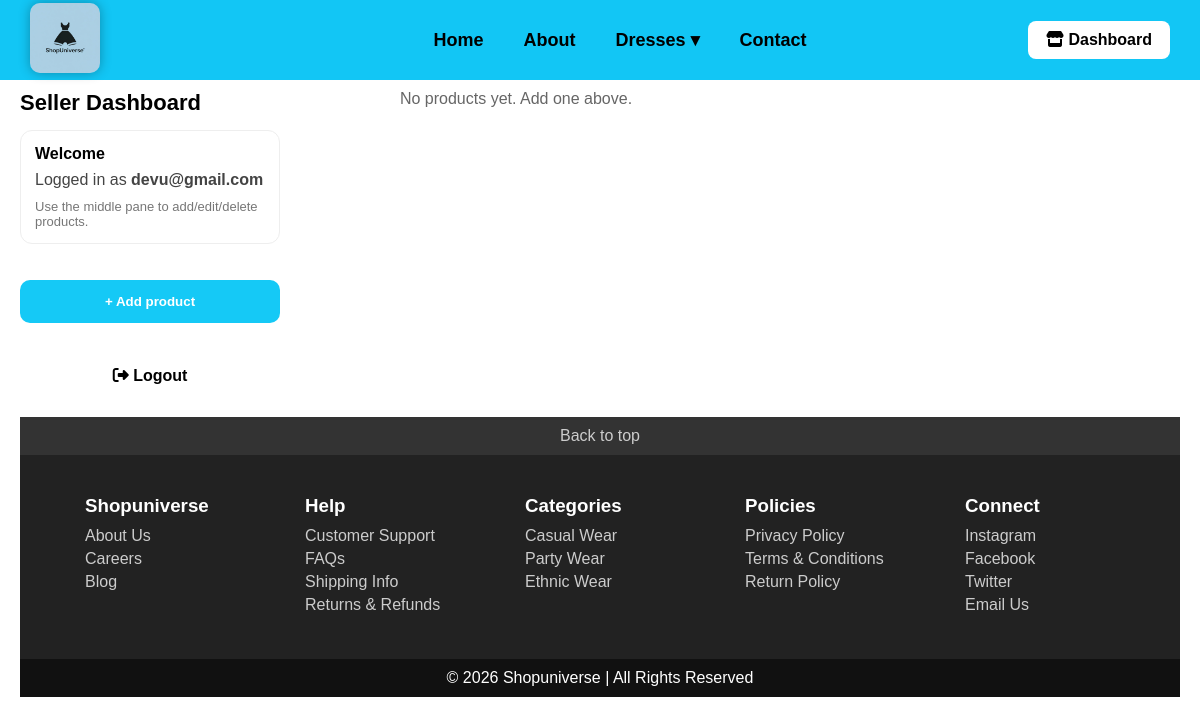
The app's page /seller/dashboard (signed in), older data.
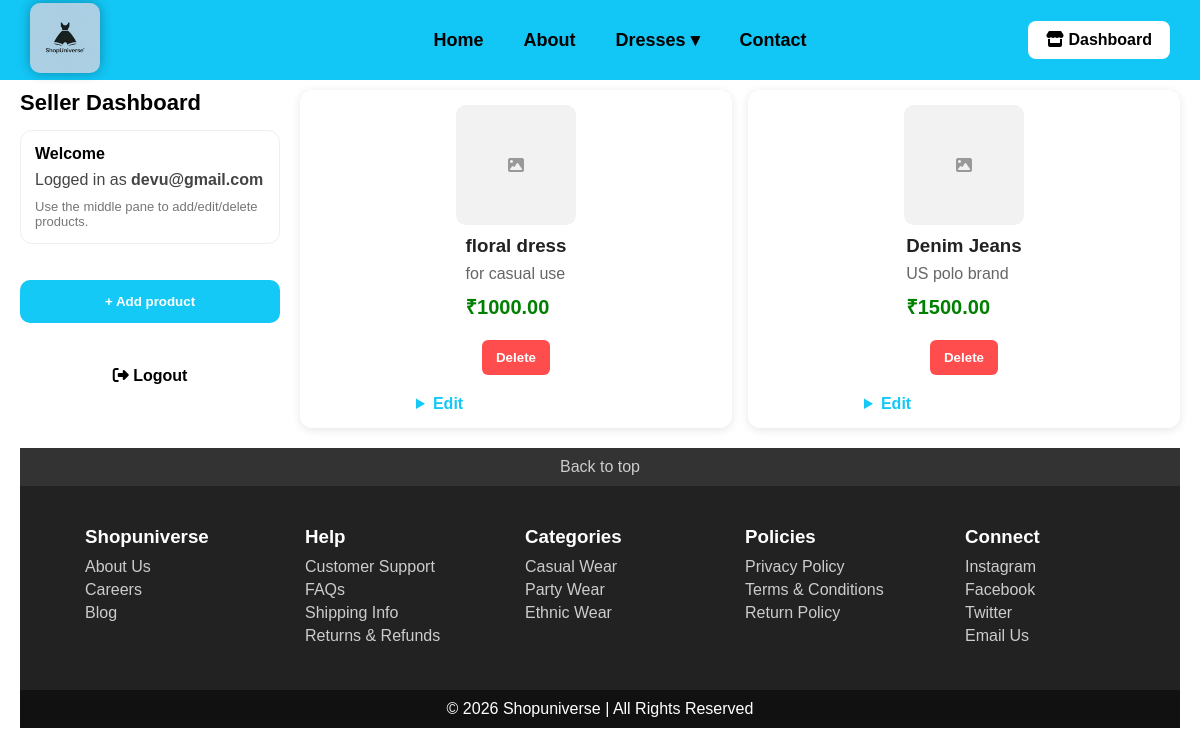
The same page, newer data.
### tables this page shows
CREATE TABLE products (
                id INTEGER PRIMARY KEY AUTOINCREMENT,
                seller_id INTEGER NOT NULL,
                name TEXT NOT NULL,
                price REAL NOT NULL DEFAULT 0,
                image_url TEXT,
                created_at TEXT NOT NULL, description TEXT,
                FOREIGN KEY (seller_id) REFERENCES sellers(id) ON DELETE CASCADE ON UPDATE CASCADE
            );

### app.py (the view)
@app.route("/seller/dashboard")
def seller_dashboard():
    if not seller_login_required():
        flash("Please login to access seller dashboard.", "seller_error")
        return redirect(url_for("seller_login"))
    conn = get_db_connection()
    try:
        products = conn.execute(
            """
            SELECT id, name, price, description, image_url, category, created_at
            FROM products
            WHERE seller_id = ?
            ORDER BY datetime(created_at) DESC, id DESC
            """,
            (session.get("seller_id"),),
        ).fetchall()
    finally:
        conn.close()
    return render_template(
        "seller_dashboard.html",
        seller_email=session.get("seller_email"),
        products=products,
    )

### app.py (called while the page is built)
def get_db_connection():
    conn = sqlite3.connect(DB_PATH)
    conn.row_factory = sqlite3.Row
    conn.execute("PRAGMA foreign_keys = ON")
    return conn

def seller_login_required():
    return session.get("seller_id") is not None

### templates/seller_dashboard.html (shortened to what the changed rows need)
<!DOCTYPE html>
<html>
<head>
    <link rel="stylesheet" href="{{ url_for('static', filename='style.css') }}">
    <link rel="stylesheet"
    href="https://cdnjs.cloudflare.com/ajax/libs/font-awesome/6.5.0/css/all.min.css">
</head>
<body>
<div style="padding:70px 20px 30px 20px;">
    <div style="display:grid; grid-template-columns: 260px 1fr; gap:20px; align-items:start;">
        <div style="display:flex; flex-direction:column; align-items:stretch;">
            <h2 style="margin:0 0 14px 0; font-size:22px;">Seller Dashboard</h2>
        </div>
        <div style="width:100%;">
        <div class="products">
        {% if products and products|length > 0 %}
            {% for p in products %}
                {% set show_buy_button = false %}
                {% set show_seller_actions = true %}
                {% include 'partials/product_card.html' %}
            {% endfor %}
        {% else %}
            <p style="margin:0; color:#666;">No products yet. Add one above.</p>
        {% endif %}
    </div>
    </div>
</div>
    </div>
</body>
</html>

### templates/partials/product_card.html (shortened to what this page needs)
{% set image_url = p.image_url|default('') %}
{% set description = p.description|default('') %}
{% set name = p.name|default('') %}
{% set raw_price = p.price|default(0) %}
{% set price = (raw_price|string)|replace(',', '') %}
{% set price_float = price|float(0) %}
<div class="product-card">
    {% if image_url %}
        <img src="{{ image_url }}" alt="{{ name }}">
    {% else %}
        <div style="width:120px; height:120px; border-radius:10px; background:#f2f2f2; display:flex; align-items:center; justify-content:center; color:#999;">
            <i class="fa fa-image"></i>
        </div>
    {% endif %}
    <div class="product-info-list">
        <h3>
            {% if name == 'Shimmer Wear' %}
                shimmer party wear
            {% else %}
                {{ name }}
            {% endif %}
        </h3>
        {% if description %}
            <p>{{ description }}</p>
        {% else %}
            <p>No description</p>
        {% endif %}
        <div class="product-price">₹{{ "%.2f"|format(price_float) }}</div>
    </div>
    <div class="product-actions">
        {% if show_seller_actions %}
            <form method="POST" action="{{ url_for('seller_delete_product') }}" style="margin:0;">
                <button
                    type="submit"
                    style="padding:10px 14px; background:#ff4d4d; border:none; color:white; border-radius:6px; cursor:pointer; font-weight:700;"
                >
                    Delete
                </button>
            </form>
            <details style="flex:1; min-width:200px;">
                <summary style="cursor:pointer; font-weight:700; color:#15c9f6;">Edit</summary>
            </details>
        {% endif %}
    </div>
</div>

Row changes from the older to the newer data that the page shows:
added products: name "floral dress", description "for casual use", price "1000.00"
added products: name "Denim Jeans", description "US polo brand", price "1500.00"
Text that changed along with them:
text no longer shown: "No products yet. Add one above."
